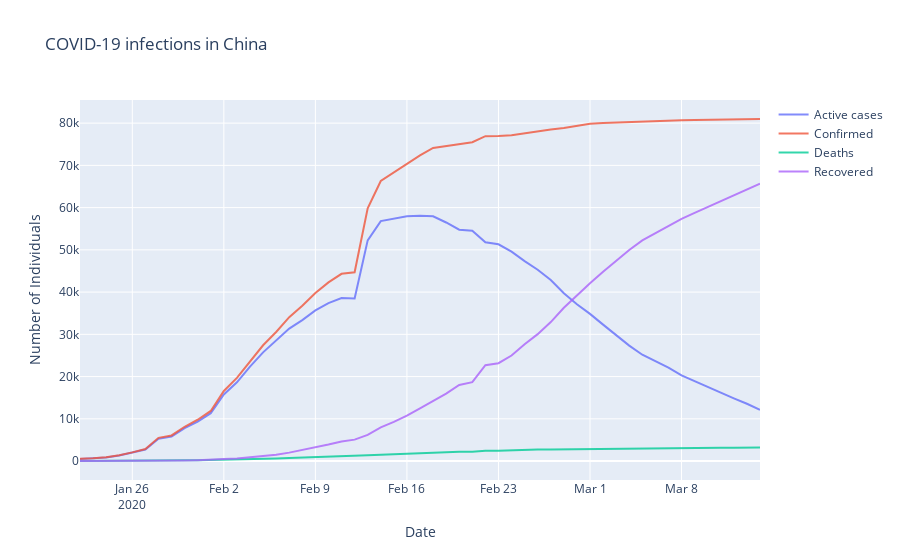

Source (notebook cell):
### Code cell
region = 'China'

print('Fatality rate: {:.2f}%'.format(100 *
                                     df[(df['Country/Region'] == region) &
                                        (df['date'] == df['date'].iloc[-1])]['Deaths'].sum() /
                                     df[(df['Country/Region'] == region) &
                                        (df['date'] == df['date'].iloc[-1])]['Confirmed'].sum()))

fig = go.Figure()
fig.add_trace(go.Scatter(
                x=df[df['Country/Region'] == region].groupby('date')['date'].first(),
                y=df[df['Country/Region'] == region].groupby('date')['Active'].sum(),
                name="Active cases",
                opacity=0.8))

fig.add_trace(go.Scatter(
                x=df[df['Country/Region'] == region].groupby('date')['date'].first(),
                y=df[df['Country/Region'] == region].groupby('date')['Confirmed'].sum(),
                name="Confirmed",
                opacity=0.8))

fig.add_trace(go.Scatter(
                x=df[df['Country/Region'] == region].groupby('date')['date'].first(),
                y=df[df['Country/Region'] == region].groupby('date')['Deaths'].sum(),
                name="Deaths",
                opacity=0.8))

fig.add_trace(go.Scatter(
                x=df[df['Country/Region'] == region].groupby('date')['date'].first(),
                y=df[df['Country/Region'] == region].groupby('date')['Recovered'].sum(),
                name="Recovered",
                opacity=0.8))

fig.update_layout(title="COVID-19 infections in {}".format(region),
                  xaxis_title="Date",
                  yaxis_title="Number of Individuals")

fig.show()
